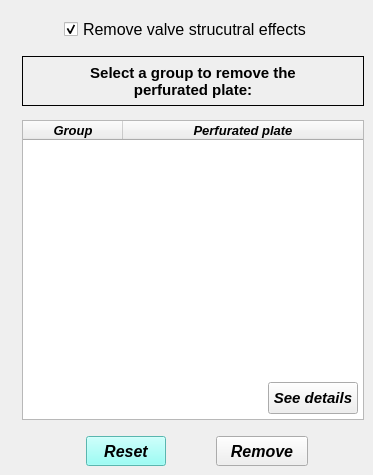
     <widget class="QWidget" name="tab_remove">
      <attribute name="title">
       <string>Remove</string>
      </attribute>
      <widget class="QTreeWidget" name="treeWidget_perforated_plate_remove">
       <property name="geometry">
        <rect>
         <x>22</x>
         <y>120</y>
         <width>342</width>
         <height>300</height>
        </rect>
       </property>
       <property name="minimumSize">
        <size>
         <width>342</width>
         <height>300</height>
        </size>
       </property>
       <property name="maximumSize">
        <size>
         <width>342</width>
         <height>300</height>
        </size>
       </property>
       <property name="font">
        <font>
         <family>Arial</family>
         <italic>true</italic>
        </font>
       </property>
       <property name="indentation">
        <number>1</number>
       </property>
       <property name="headerHidden">
        <bool>false</bool>
       </property>
       <attribute name="headerHighlightSections">
        <bool>false</bool>
       </attribute>
       <attribute name="headerShowSortIndicator" stdset="0">
        <bool>false</bool>
       </attribute>
       <attribute name="headerStretchLastSection">
        <bool>true</bool>
       </attribute>
       <column>
        <property name="text">
         <string>Group</string>
        </property>
        <property name="font">
         <font>
          <family>Arial</family>
          <pointsize>10</pointsize>
          <weight>75</weight>
          <italic>true</italic>
          <bold>true</bold>
         </font>
        </property>
        <property name="textAlignment">
         <set>AlignCenter</set>
        </property>
       </column>
       <column>
        <property name="text">
         <string>Perfurated plate</string>
        </property>
        <property name="font">
         <font>
          <family>Arial</family>
          <pointsize>10</pointsize>
          <weight>75</weight>
          <italic>true</italic>
          <bold>true</bold>
         </font>
        </property>
        <property name="textAlignment">
         <set>AlignCenter</set>
        </property>
       </column>
      </widget>
      <widget class="QLabel" name="label_29">
       <property name="geometry">
        <rect>
         <x>22</x>
         <y>56</y>
         <width>342</width>
         <height>50</height>
        </rect>
       </property>
       <property name="minimumSize">
        <size>
         <width>342</width>
         <height>50</height>
        </size>
       </property>
       <property name="maximumSize">
        <size>
         <width>342</width>
         <height>50</height>
        </size>
       </property>
       <property name="font">
        <font>
         <family>Arial</family>
         <pointsize>11</pointsize>
         <weight>75</weight>
         <italic>false</italic>
         <bold>true</bold>
        </font>
       </property>
       <property name="frameShape">
        <enum>QFrame::Box</enum>
       </property>
       <property name="text">
        <string>Select a group to remove the 
perfurated plate:</string>
       </property>
       <property name="textFormat">
        <enum>Qt::AutoText</enum>
       </property>
       <property name="alignment">
        <set>Qt::AlignCenter</set>
       </property>
      </widget>
      <widget class="QPushButton" name="pushButton_remove">
       <property name="geometry">
        <rect>
         <x>216</x>
         <y>436</y>
         <width>92</width>
         <height>30</height>
        </rect>
       </property>
       <property name="minimumSize">
        <size>
         <width>0</width>
         <height>30</height>
        </size>
       </property>
       <property name="maximumSize">
        <size>
         <width>16777215</width>
         <height>30</height>
        </size>
       </property>
       <property name="font">
        <font>
         <family>Arial</family>
         <pointsize>12</pointsize>
         <weight>75</weight>
         <italic>true</italic>
         <bold>true</bold>
        </font>
       </property>
       <property name="text">
        <string>Remove</string>
       </property>
      </widget>
      <widget class="QPushButton" name="pushButton_get_information_remove">
       <property name="geometry">
        <rect>
         <x>268</x>
         <y>382</y>
         <width>90</width>
         <height>32</height>
        </rect>
       </property>
       <property name="minimumSize">
        <size>
         <width>90</width>
         <height>32</height>
        </size>
       </property>
       <property name="maximumSize">
        <size>
         <width>90</width>
         <height>32</height>
        </size>
       </property>
       <property name="font">
        <font>
         <family>Arial</family>
         <pointsize>11</pointsize>
         <weight>75</weight>
         <italic>true</italic>
         <bold>true</bold>
        </font>
       </property>
       <property name="text">
        <string>See details</string>
       </property>
      </widget>
      <widget class="QPushButton" name="pushButton_reset">
       <property name="geometry">
        <rect>
         <x>86</x>
         <y>436</y>
         <width>80</width>
         <height>30</height>
        </rect>
       </property>
       <property name="minimumSize">
        <size>
         <width>80</width>
         <height>30</height>
        </size>
       </property>
       <property name="maximumSize">
        <size>
         <width>80</width>
         <height>30</height>
        </size>
       </property>
       <property name="font">
        <font>
         <family>Arial</family>
         <pointsize>12</pointsize>
         <weight>75</weight>
         <italic>true</italic>
         <bold>true</bold>
        </font>
       </property>
       <property name="styleSheet">
        <string notr="true">background-color: rgb(125, 255, 245);</string>
       </property>
       <property name="text">
        <string>Reset</string>
       </property>
       <property name="flat">
        <bool>false</bool>
       </property>
      </widget>
      <widget class="QCheckBox" name="checkBox_remove_valve_structural_effects">
       <property name="geometry">
        <rect>
         <x>64</x>
         <y>14</y>
         <width>280</width>
         <height>30</height>
        </rect>
       </property>
       <property name="minimumSize">
        <size>
         <width>280</width>
         <height>30</height>
        </size>
       </property>
       <property name="maximumSize">
        <size>
         <width>280</width>
         <height>30</height>
        </size>
       </property>
       <property name="font">
        <font>
         <pointsize>12</pointsize>
        </font>
       </property>
       <property name="text">
        <string>Remove valve strucutral effects</string>
       </property>
       <property name="checked">
        <bool>true</bool>
       </property>
      </widget>
     </widget>
